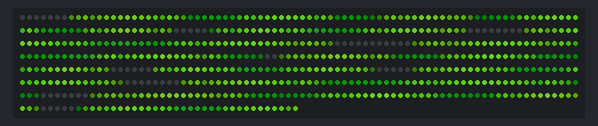
The sketch below on a simulated Arduino Uno, built with avr-gcc and run on an emulated ATmega328P. Shown: 600 RGB LEDs in strip order, left to right, continuing on the next row. Dim RGB values are drawn brighter than linear.

Above: at 3.15 s.
At 7.7 s:
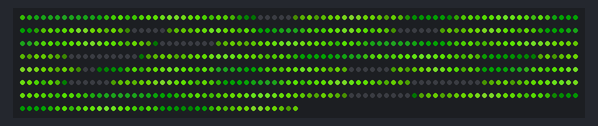
At 12.26 s:
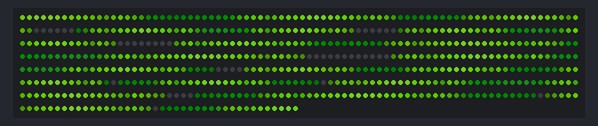
At 21.51 s:
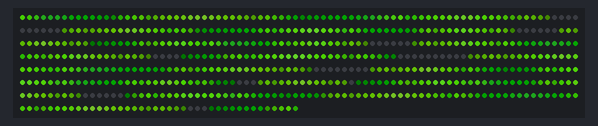
At 30.61 s:
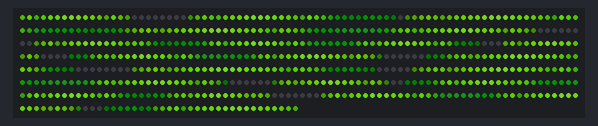
At 39.86 s:
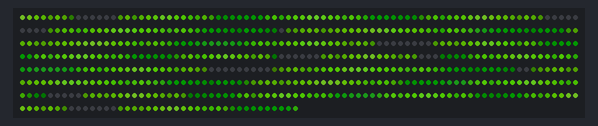

The sketch:

Pacifica.ino
```cpp
//
//  "Pacifica"
//  Gentle, blue-green ocean waves.
//  December 2019, Mark Kriegsman and Mary Corey March.
//  For Dan.
//

#define FASTLED_ALLOW_INTERRUPTS 0
#include <FastLED.h>
FASTLED_USING_NAMESPACE

#define DATA_PIN 5
#define NUM_LEDS 600
#define MAX_POWER_MILLIAMPS 6000
#define LED_TYPE WS2812B
#define COLOR_ORDER GRB

//////////////////////////////////////////////////////////////////////////

CRGB leds[NUM_LEDS];

void setup() {
  delay(3000);  // 3 second delay for boot recovery, and a moment of silence
  FastLED.addLeds<LED_TYPE, DATA_PIN, COLOR_ORDER>(leds, NUM_LEDS)
    .setCorrection(TypicalLEDStrip);
  FastLED.setMaxPowerInVoltsAndMilliamps(5, MAX_POWER_MILLIAMPS);
}

void loop() {
  EVERY_N_MILLISECONDS(20) {
    pacifica_loop();
    FastLED.show();
  }
}

//////////////////////////////////////////////////////////////////////////
//
// The code for this animation is more complicated than other examples, and
// while it is "ready to run", and documented in general, it is probably not
// the best starting point for learning.  Nevertheless, it does illustrate some
// useful techniques.
//
//////////////////////////////////////////////////////////////////////////
//
// In this animation, there are four "layers" of waves of light.
//
// Each layer moves independently, and each is scaled separately.
//
// All four wave layers are added together on top of each other, and then
// another filter is applied that adds "whitecaps" of brightness where the
// waves line up with each other more.  Finally, another pass is taken
// over the led array to 'deepen' (dim) the blues and greens.
//
// The speed and scale and motion each layer varies slowly within independent
// hand-chosen ranges, which is why the code has a lot of low-speed 'beatsin8' functions
// with a lot of oddly specific numeric ranges.
//
// These three custom blue-green color palettes were inspired by the colors found in
// the waters off the southern coast of California, https://goo.gl/maps/QQgd97jjHesHZVxQ7
//
/*
CRGBPalette16 pacifica_palette_1 =
    { 0x000507, 0x000409, 0x00030B, 0x00030D, 0x000210, 0x000212, 0x000114, 0x000117,
      0x000019, 0x00001C, 0x000026, 0x000031, 0x00003B, 0x000046, 0x14554B, 0x28AA50 };
CRGBPalette16 pacifica_palette_2 =
    { 0x000507, 0x000409, 0x00030B, 0x00030D, 0x000210, 0x000212, 0x000114, 0x000117,
      0x000019, 0x00001C, 0x000026, 0x000031, 0x00003B, 0x000046, 0x0C5F52, 0x19BE5F };
CRGBPalette16 pacifica_palette_3 =
    { 0x000208, 0x00030E, 0x000514, 0x00061A, 0x000820, 0x000927, 0x000B2D, 0x000C33,
      0x000E39, 0x001040, 0x001450, 0x001860, 0x001C70, 0x002080, 0x1040BF, 0x2060FF };
*/

CRGBPalette16 pp0 = { 0xFFFFFF, 0xFFFFFF, 0xFFFFFF, 0xFFFFFF, 0xFFFFFF, 0xFFFFFF, 0xFFFFFF, 0xFFFFFF, 0xFFFFFF, 0xFFFFFF, 0xFFFFFF, 0xFFFFFF, 0xFFFFFF, 0xFFFFFF, 0xFFFFFF, 0xFFFFFF };
CRGBPalette16 pp1 = { 0x000000, 0x000000, 0x000000, 0x000000, 0x000000, 0x202020, 0x404040, 0x606060, 0x808080, 0x000000, 0x202020, 0x404040, 0x606060, 0x808080, 0x808080, 0xA0A0A0 };   //, 0xA0A0A0, 0xC0C0C0, 0xE0E0E0, 0xFFFFFF};
CRGBPalette16 pp2 = { 0x000000, 0x000000, 0x000000, 0x000000, 0x330019, 0x660033, 0x99004C, 0xCC0066, 0xFF007F, 0x330019, 0x660033, 0x99004C, 0xCC0066, 0xFF007F, 0xFF007F, 0xFF3399 };   //, 0xFF3399, 0xFF66B2, 0xFF99CC, 0xFFCCE5};
CRGBPalette16 pp3 = { 0x000000, 0x000000, 0x000000, 0x000000, 0x330033, 0x660066, 0x990099, 0xCC00CC, 0xFF00FF, 0x330033, 0x660066, 0x990099, 0xCC00CC, 0xFF00FF, 0xFF00FF, 0xFF33FF };   //, 0xFF33FF, 0xFF66FF, 0xFF99FF, 0xFFCCFF};
CRGBPalette16 pp4 = { 0x000000, 0x000000, 0x000000, 0x000000, 0x190033, 0x330066, 0x4C0099, 0x6600CC, 0x7F00FF, 0x190033, 0x330066, 0x4C0099, 0x6600CC, 0x7F00FF, 0x7F00FF, 0x9933FF };   //, 0x9933FF, 0xB266FF, 0xCC99FF, 0xE5CCFF};
CRGBPalette16 pp5 = { 0x000000, 0x000000, 0x000000, 0x000000, 0x000033, 0x000066, 0x000099, 0x0000CC, 0x0000FF, 0x000033, 0x000066, 0x000099, 0x0000CC, 0x0000FF, 0x0000FF, 0x3399FF };   //, 0x3333FF, 0x6666FF, 0x9999FF, 0xCCCCFF};
CRGBPalette16 pp6 = { 0x000000, 0x000000, 0x000000, 0x000000, 0x001933, 0x003366, 0x004C99, 0x0066CC, 0x0080FF, 0x001933, 0x003366, 0x004C99, 0x0066CC, 0x0080FF, 0x0080FF, 0x3399FF };   //, 0x3399FF, 0x66B2FF, 0x99CCFF, 0xCCE5FF};
CRGBPalette16 pp7 = { 0x000000, 0x000000, 0x000000, 0x000000, 0x003333, 0x006666, 0x009999, 0x00CCCC, 0x00FFFF, 0x003333, 0x006666, 0x009999, 0x00CCCC, 0x00FFFF, 0x00FFFF, 0x33FFFF };   //, 0x33FFFF, 0x66FFFF, 0x99FFFF, 0xCCFFFF};
CRGBPalette16 pp8 = { 0x000000, 0x000000, 0x000000, 0x000000, 0x003319, 0x006633, 0x00994C, 0x00CC66, 0x00FF80, 0x003319, 0x006633, 0x00994C, 0x00CC66, 0x00FF80, 0x00FF80, 0x33FF99 };   //, 0x33FF99, 0x66FFB2, 0x99FFCC, 0xCCFFE5};
CRGBPalette16 pp9 = { 0x000000, 0x000000, 0x000000, 0x000000, 0x003300, 0x006600, 0x009900, 0x00CC00, 0x00FF00, 0x003300, 0x006600, 0x009900, 0x00CC00, 0x00FF00, 0x00FF00, 0x33FF33 };   //, 0x33FF33, 0x66FF66, 0x99FF99, 0xCCFFCC};
CRGBPalette16 pp10 = { 0x000000, 0x000000, 0x000000, 0x000000, 0x193300, 0x336600, 0x4C9900, 0x66CC00, 0x80FF00, 0x193300, 0x336600, 0x4C9900, 0x66CC00, 0x80FF00, 0x80FF00, 0x99ff33 };  //,, 0x99FF33, 0xB2FF66, 0xCCFF99, 0xE5FFCC};
CRGBPalette16 pp11 = { 0x000000, 0x000000, 0x000000, 0x000000, 0x333300, 0x666600, 0x999900, 0xCCCC00, 0xFFFF00, 0x333300, 0x666600, 0x999900, 0xCCCC00, 0xFFFF00, 0xFFFF00, 0xFFFF33 };  //,, 0xFFFF33, 0xFFFF66, 0xFFFF99, 0xFFFFCC};
CRGBPalette16 pp12 = { 0x000000, 0x000000, 0x000000, 0x000000, 0x331900, 0x663300, 0x994C00, 0xCC6600, 0xFF8000, 0x331900, 0x663300, 0x994C00, 0xCC6600, 0xFF8000, 0xFF8000, 0xFF9933 };  //,, 0xFF9933, 0xFFB266, 0xFFCC99, 0xFFE5CC};
CRGBPalette16 pp13 = { 0x000000, 0x000000, 0x000000, 0x000000, 0x330000, 0x660000, 0x990000, 0xCC0000, 0xFF0000, 0x330000, 0x660000, 0x990000, 0xCC0000, 0xFF0000, 0xFF0000, 0xFF3333 };  //,, 0xFF3333, 0xFF6666, 0xFF9999, 0xFFCCCC};

CRGB bgColorRed = CRGB(255, 5, 5);
CRGB bgColorgreen = CRGB(38, 255, 33);
CRGB bgColorblue = CRGB(0, 0, 255);
CRGB bgColorRedLight = CRGB(243, 125, 34);
CRGB bgColorBlueLight = CRGB(34, 194, 243);
CRGB bgColorGreenLight = CRGB(34, 243, 41);


CRGB bgColor = CRGB(0, 0, 0);

CRGBPalette16 pacifica_palette_1 = pp10;
CRGBPalette16 pacifica_palette_2 = pp12;
CRGBPalette16 pacifica_palette_3 = pp9;

CRGBPalette16 pacifica_palette_4 = pp0;

void pacifica_loop() {
  // Increment the four "color index start" counters, one for each wave layer.
  // Each is incremented at a different speed, and the speeds vary over time.
  static uint16_t sCIStart1, sCIStart2, sCIStart3, sCIStart4, sCIStart5;
  static uint32_t sLastms = 0;
  uint32_t ms = GET_MILLIS();
  uint32_t deltams = ms - sLastms;
  sLastms = ms;
  uint16_t speedfactor1 = beatsin16(3, 179, 269);
  uint16_t speedfactor2 = beatsin16(4, 179, 269);
  uint32_t deltams1 = (deltams * speedfactor1) / 256;
  uint32_t deltams2 = (deltams * speedfactor2) / 256;
  uint32_t deltams21 = (deltams1 + deltams2) / 2;
  sCIStart1 += (deltams1 * beatsin88(1011, 10, 13));
  sCIStart2 -= (deltams21 * beatsin88(777, 8, 11));
  sCIStart3 -= (deltams1 * beatsin88(501, 5, 7));
  sCIStart4 -= (deltams2 * beatsin88(257, 4, 6));

  // Clear out the LED array to a dim background blue-green
  fill_solid(leds, NUM_LEDS, bgColor);

  // Render each of four layers, with different scales and speeds, that vary over time
  pacifica_one_layer(pacifica_palette_1, sCIStart1, beatsin16(3, 11 * 256, 14 * 256), beatsin8(10, 70, 130), 0 - beat16(301));
  //pacifica_one_layer(pacifica_palette_2, sCIStart2, beatsin16(4, 6 * 256, 9 * 256), beatsin8(17, 40, 80), beat16(401));
  pacifica_one_layer(pacifica_palette_3, sCIStart3, 6 * 256, beatsin8(9, 10, 38), 0 - beat16(503));
//pacifica_one_layer(pacifica_palette_4, sCIStart4, 5 * 256, beatsin8(8, 10, 28), beat16(601));

  // Add brighter 'whitecaps' where the waves lines up more
 // pacifica_add_whitecaps();

  // Deepen the blues and greens a bit
  //pacifica_deepen_colors();
}

// Add one layer of waves into the led array
void pacifica_one_layer(CRGBPalette16& p, uint16_t cistart, uint16_t wavescale, uint8_t bri, uint16_t ioff) {
  uint16_t ci = cistart;
  uint16_t waveangle = ioff;
  uint16_t wavescale_half = (wavescale / 2) + 20;
  for (uint16_t i = 0; i < NUM_LEDS; i++) {
    waveangle += 250;
    uint16_t s16 = sin16(waveangle) + 32768;
    uint16_t cs = scale16(s16, wavescale_half) + wavescale_half;
    ci += cs;
    uint16_t sindex16 = sin16(ci) + 32768;
    uint8_t sindex8 = scale16(sindex16, 240);
    CRGB c = ColorFromPalette(p, sindex8, bri, LINEARBLEND);
    leds[i] += c;
  }
}

// Add extra 'white' to areas where the four layers of light have lined up brightly
void pacifica_add_whitecaps() {
  uint8_t basethreshold = beatsin8(9, 55, 65);
  uint8_t wave = beat8(7);

  for (uint16_t i = 0; i < NUM_LEDS; i++) {
    uint8_t threshold = scale8(sin8(wave), 20) + basethreshold;
    wave += 7;
    uint8_t l = leds[i].getAverageLight();
    if (l > threshold) {
      uint8_t overage = l - threshold;
      uint8_t overage2 = qadd8(overage, overage);
      leds[i] += CRGB(overage, overage2, qadd8(overage2, overage2));
    }
  }
}

// Deepen the blues and greens
void pacifica_deepen_colors() {
  for (uint16_t i = 0; i < NUM_LEDS; i++) {
    leds[i].blue = scale8(leds[i].blue, 145);
    leds[i].green = scale8(leds[i].green, 200);
    leds[i] |= CRGB(2, 5, 7);
  }
}
```
